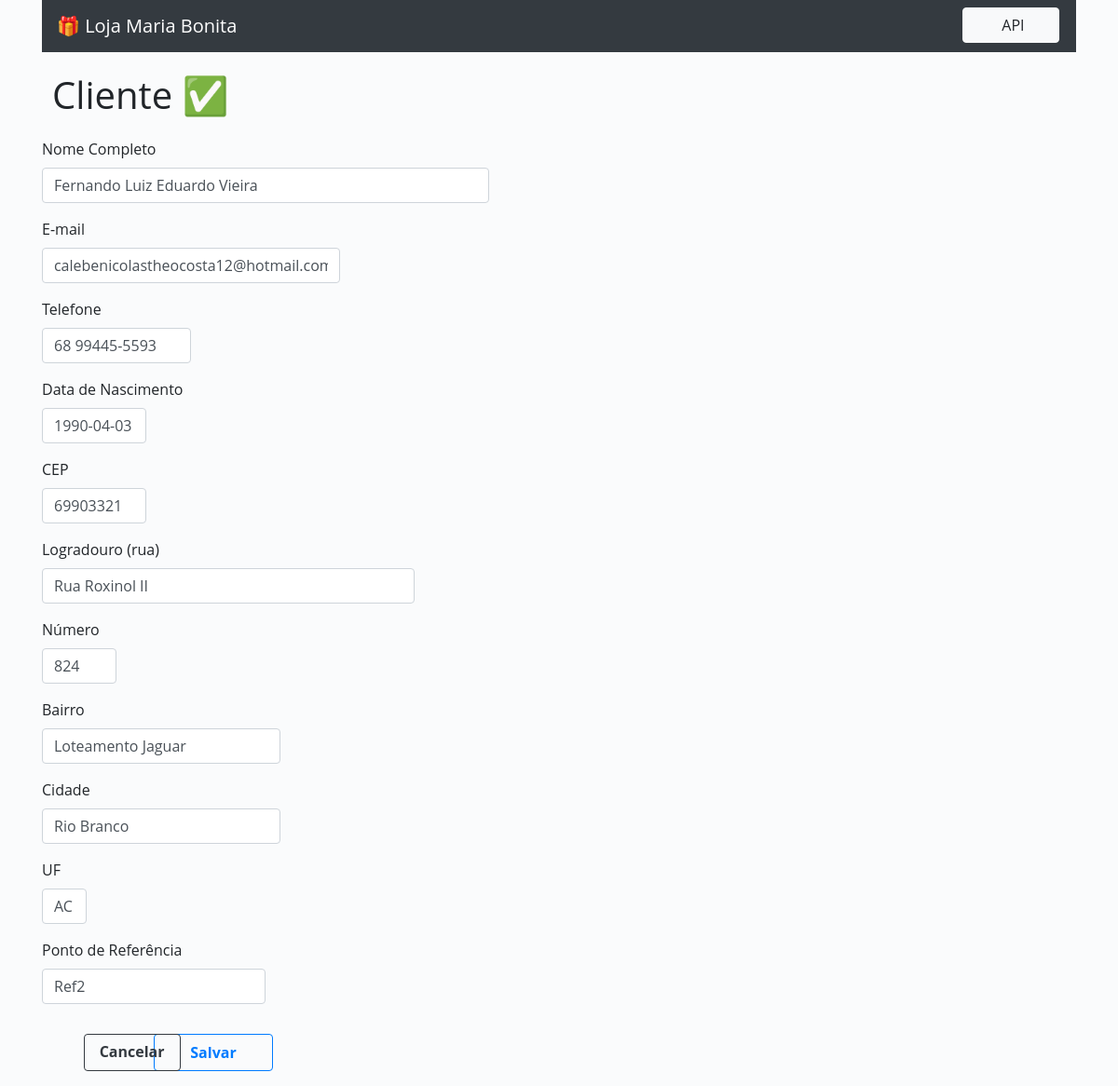
The page /15/alterar/ on the database as committed earlier.
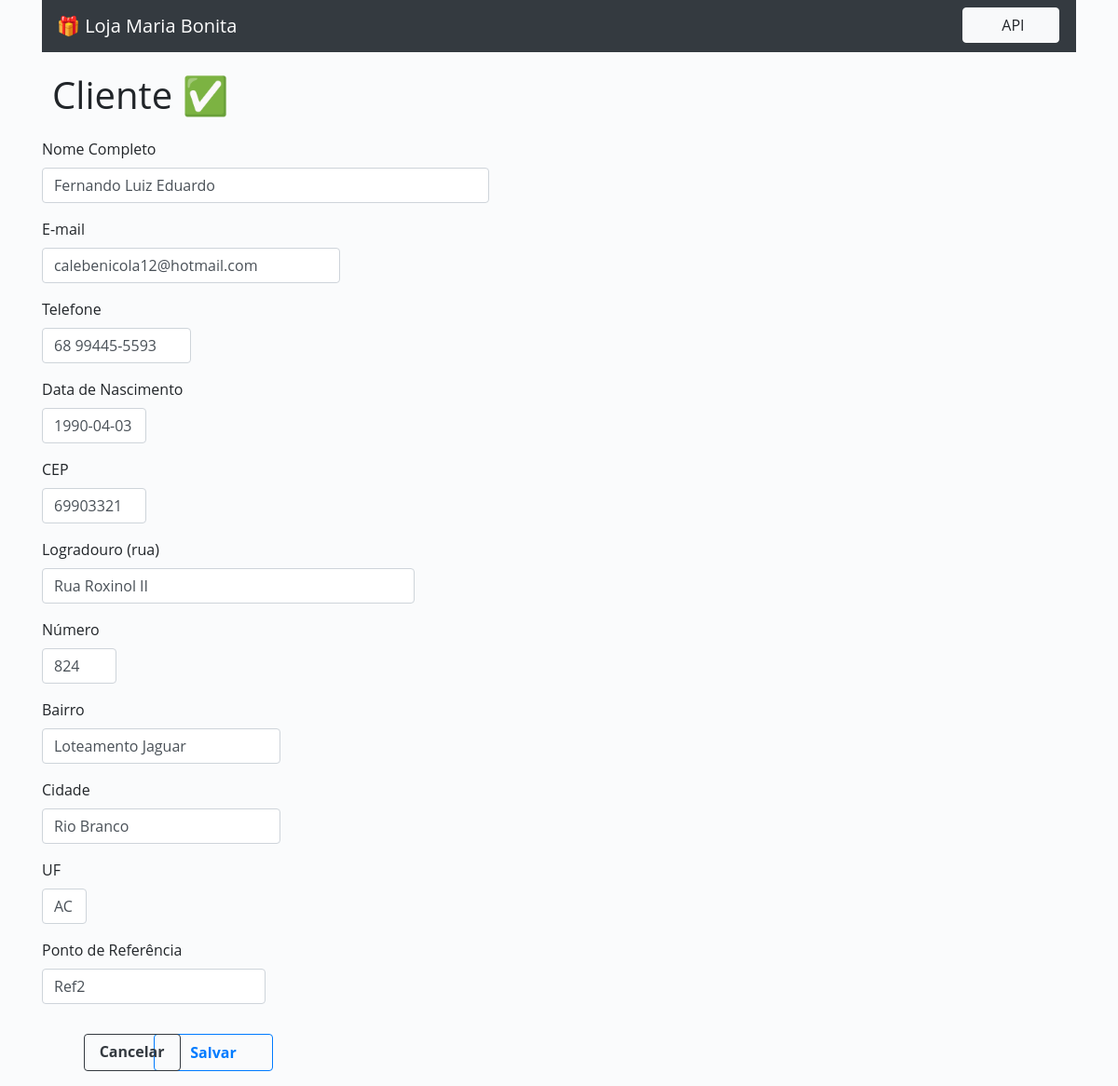
The same page on the database as committed later.
### cadastro/models.py (models this page shows, shortened)
class DadosClientes(models.Model):
    nome = models.CharField('Nome Completo', max_length=150, blank=True)
    telefone = models.CharField('Telefone', max_length=14, blank=True)
    email = models.EmailField('E-mail', max_length=50)
    data_nascimento = models.DateField('Data de Nascimento', max_length=10)
    cep = models.CharField('CEP', max_length=8)
    cidade = models.CharField('Cidade', max_length=150)
    estado = models.CharField('UF', max_length=2)
    logradouro = models.CharField('Logradouro (rua)', max_length=100, blank=True)
    numero = models.CharField('Número', max_length=6)
    bairro = models.CharField('Bairro', max_length=100, blank=True)
    ponto_referencia = models.CharField('Ponto de Referência', max_length=150)

### cadastro/views.py (the view)
# urls.py: path('<int:pk>/alterar/', UpdateClienteView.as_view(), name='atualizar_cliente'),
class UpdateClienteView(UpdateView):
    model = DadosClientes
    template_name = 'add_cliente.html'
    fields = [
        'nome',
        'email',
        'telefone',
        'data_nascimento',
        'cep',
        'logradouro',
        'numero',
        'bairro',
        'cidade',
        'estado',
        'ponto_referencia',
    ]
    success_url = reverse_lazy('index')

### cadastro/templates/add_cliente.html (shortened to what this page needs)
{% extends 'base.html' %}
{% load bootstrap4 %}
{% block content %}
<h1 class="text-add-cliente">Cliente &#x2705</h1>
<form method="POST">
   <div class="form-group">
      {% bootstrap_form form %}
      {% buttons %}
      <button type="submit" class="btn btn-outline-primary save-button">Salvar</button>
      <a class="btn btn-outline-dark cancel-button-2" href="{% url 'index' %}">Cancelar</a>
      {% endbuttons %}
   </div>
</form>
{% endblock %}

Rows that differ between the two databases and show on the page:
changed DadosClientes "Rua Roxinol II": nome "Fernando Luiz Eduardo Vieira" → "Fernando Luiz Eduardo"; email "calebenicolastheocosta12@hotmail.com" → "calebenicola12@hotmail.com"
